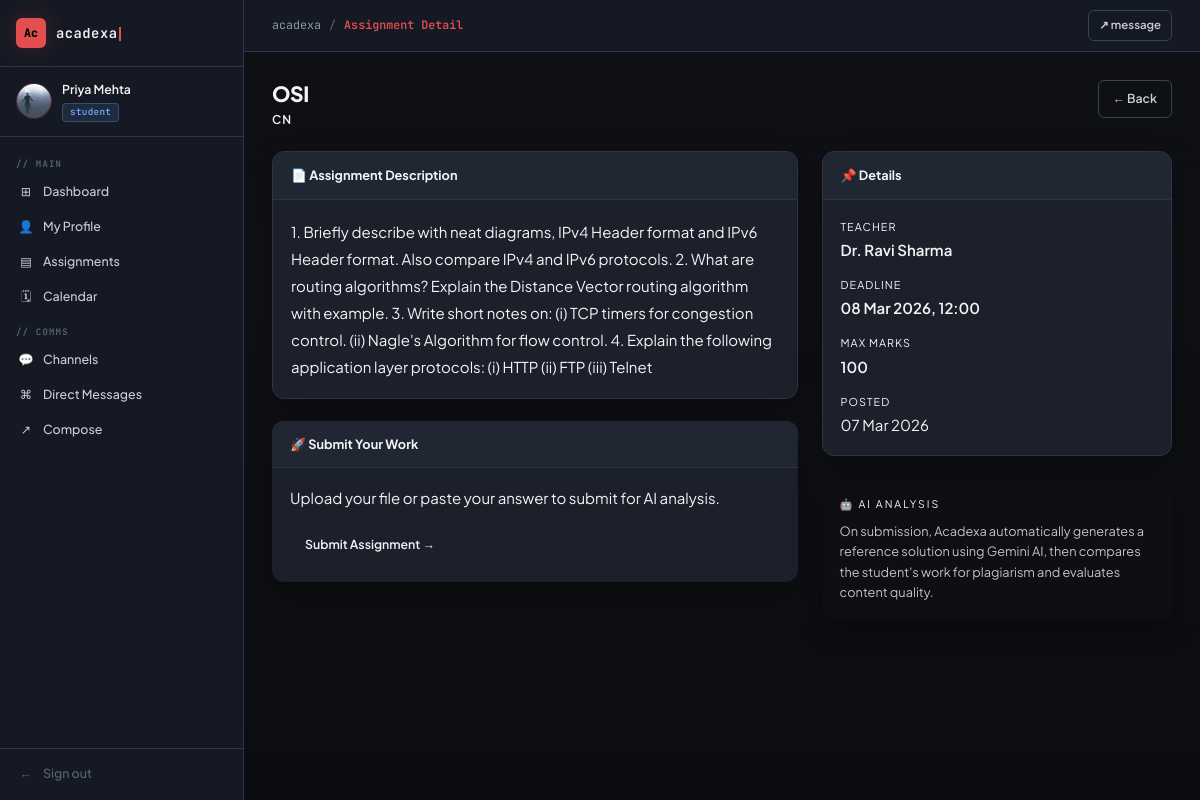
The app's page /assignments/3/ (signed in), older data.
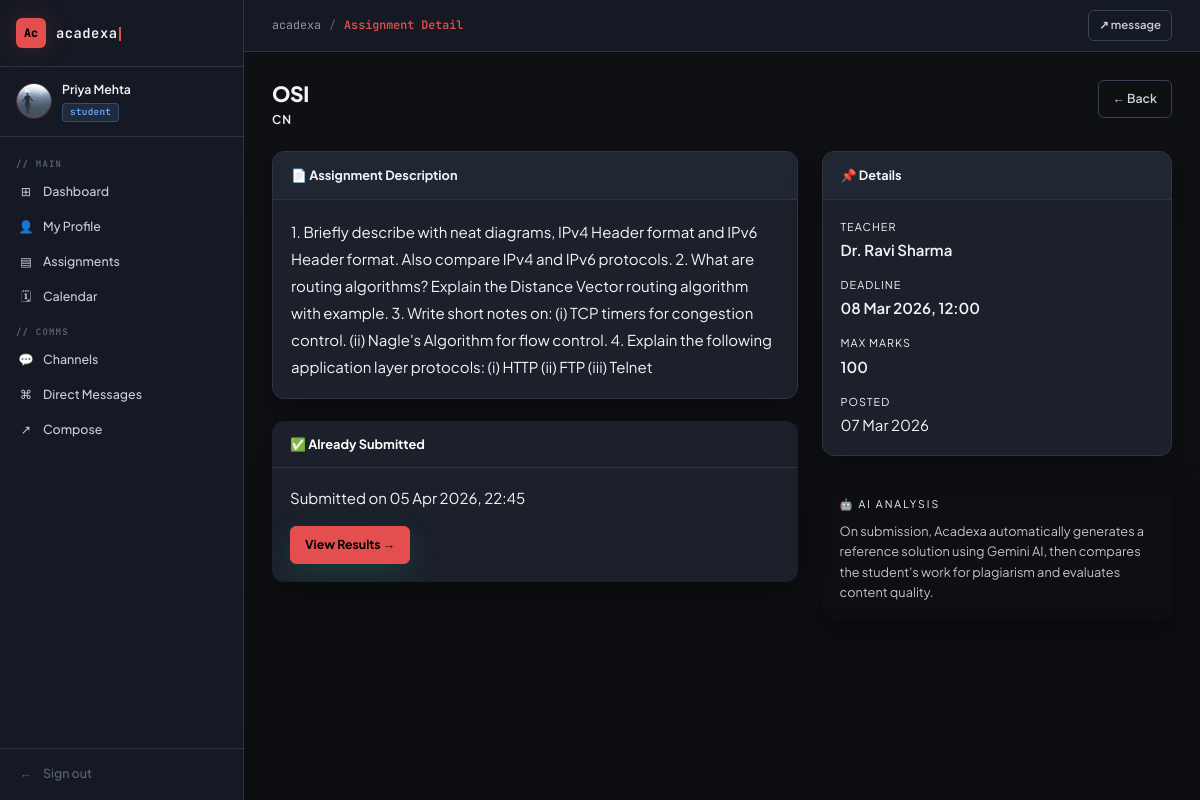
The same page, newer data.
### apps/assignments/models.py (models this page shows, shortened)
class Submission(models.Model):
    STATUS_CHOICES = [
        ('submitted', 'Submitted'),
        ('reviewed', 'Reviewed'),
        ('flagged', 'Flagged'),
        ('approved', 'Approved'),
    ]
    assignment = models.ForeignKey(Assignment, on_delete=models.CASCADE, related_name='submissions')
    student = models.ForeignKey(
        settings.AUTH_USER_MODEL,
        on_delete=models.CASCADE,
        related_name='submissions'
    )
    file = models.FileField(upload_to='submissions/', blank=True, null=True)
    text_content = models.TextField(blank=True)
    extracted_text = models.TextField(blank=True)
    plagiarism_score = models.FloatField(null=True, blank=True)
    confidence_score = models.FloatField(null=True, blank=True)
    quality_score = models.FloatField(null=True, blank=True)
    ai_feedback = models.TextField(blank=True)
    generated_solution = models.TextField(blank=True)
    status = models.CharField(max_length=20, choices=STATUS_CHOICES, default='submitted')
    teacher_remarks = models.TextField(blank=True)
    marks_awarded = models.IntegerField(null=True, blank=True)
    submitted_at = models.DateTimeField(auto_now_add=True)
    reviewed_at = models.DateTimeField(null=True, blank=True)
    class Meta:
        ordering = ['-submitted_at']
        unique_together = ['assignment', 'student']

### apps/assignments/views.py (the view)
# urls.py: path('<int:pk>/', views.assignment_detail, name='assignment_detail'),
@login_required
def assignment_detail(request, pk):
    assignment = get_object_or_404(Assignment, pk=pk)
    user_submission = None
    if request.user.is_student():
        user_submission = Submission.objects.filter(
            assignment=assignment, student=request.user
        ).first()
    submissions = None
    if request.user.is_teacher() and assignment.teacher == request.user:
        submissions = assignment.submissions.select_related('student').all()
    return render(request, 'assignments/detail.html', {
        'assignment': assignment,
        'user_submission': user_submission,
        'submissions': submissions,
    })

### apps/accounts/models.py (called while the page is built)
    def is_teacher(self):
        return self.role == 'teacher'

    def is_student(self):
        return self.role == 'student'

### templates/assignments/detail.html (shortened to what this page needs)
{% extends 'base/base.html' %}
{% block page_title %}Assignment Detail{% endblock %}
{% block content %}
<div class="page-header">
  <div>
    <h1>{{ assignment.title }}</h1>
    {% if assignment.subject %}<p style="color:var(--gold); font-weight:600; text-transform:uppercase; letter-spacing:1px; font-size:0.8rem;">{{ assignment.subject }}</p>{% endif %}
  </div>
  <div style="display: flex; gap: 10px;">
    <a href="{% url 'assignment_list' %}" class="btn btn-outline">← Back</a>
  </div>
</div>
<div style="display:grid; grid-template-columns:1.5fr 1fr; gap:24px;">
  <div>
    <div class="card mb-3">
      <div class="card-header"><h3>📄 Assignment Description</h3></div>
      <div class="card-body">
        <p style="line-height:1.8; color:var(--text-main);">{{ assignment.description }}</p>
      </div>
    </div>
    {% if user.is_student %}
      {% if user_submission %}
        <div class="card" style="border:2px solid var(--success);">
          <div class="card-header" style="background:var(--success);"><h3 style="color:white;">✅ Already Submitted</h3></div>
          <div class="card-body">
            <p>Submitted on {{ user_submission.submitted_at|date:"d M Y, H:i" }}</p>
            <a href="{% url 'submission_detail' user_submission.pk %}" class="btn btn-primary mt-2">View Results →</a>
          </div>
        </div>
      {% else %}
        <div class="card" style="border:2px solid var(--gold);">
          <div class="card-header"><h3>🚀 Submit Your Work</h3></div>
          <div class="card-body">
            <p style="color:var(--text-muted); margin-bottom:16px;">Upload your file or paste your answer to submit for AI analysis.</p>
            <a href="{% url 'submit_assignment' assignment.pk %}" class="btn btn-gold">Submit Assignment →</a>
          </div>
        </div>
      {% endif %}
    {% endif %}
  </div>
  <div>
    <div class="card mb-3">
      <div class="card-header"><h3>📌 Details</h3></div>
      <div class="card-body">
        <div style="display:flex; flex-direction:column; gap:14px;">
          <div><div style="font-size:0.72rem; text-transform:uppercase; letter-spacing:1px; color:var(--text-muted); margin-bottom:3px;">Teacher</div><div style="font-weight:600;">{{ assignment.teacher.get_full_name }}</div></div>
          <div><div style="font-size:0.72rem; text-transform:uppercase; letter-spacing:1px; color:var(--text-muted); margin-bottom:3px;">Deadline</div><div style="font-weight:600; color:var(--danger);">{{ assignment.deadline|date:"d M Y, H:i" }}</div></div>
          <div><div style="font-size:0.72rem; text-transform:uppercase; letter-spacing:1px; color:var(--text-muted); margin-bottom:3px;">Max Marks</div><div style="font-weight:600;">{{ assignment.max_marks }}</div></div>
          <div><div style="font-size:0.72rem; text-transform:uppercase; letter-spacing:1px; color:var(--text-muted); margin-bottom:3px;">Posted</div><div>{{ assignment.created_at|date:"d M Y" }}</div></div>
        </div>
      </div>
    </div>
    <div class="card" style="background:var(--navy); border:1px solid var(--gold);">
      <div class="card-body">
        <div style="color:var(--gold); font-size:0.7rem; text-transform:uppercase; letter-spacing:2px; margin-bottom:8px;">🤖 AI Analysis</div>
        <p style="color:rgba(255,255,255,0.75); font-size:0.85rem; line-height:1.6;">
          On submission, Acadexa automatically generates a reference solution using Gemini AI, then compares the student's work for plagiarism and evaluates content quality.
        </p>
      </div>
    </div>
  </div>
</div>
{% endblock %}

Row changes from the older to the newer data that the page shows:
added Submission: submitted_at "05 Apr 2026, 22:45"
Text that changed along with them:
text no longer shown: "🚀 Submit Your Work Upload your file or paste your answer to submit for AI analysis. Submit Assignment →"
text now shown: "✅ Already Submitted Submitted on View Results →"
